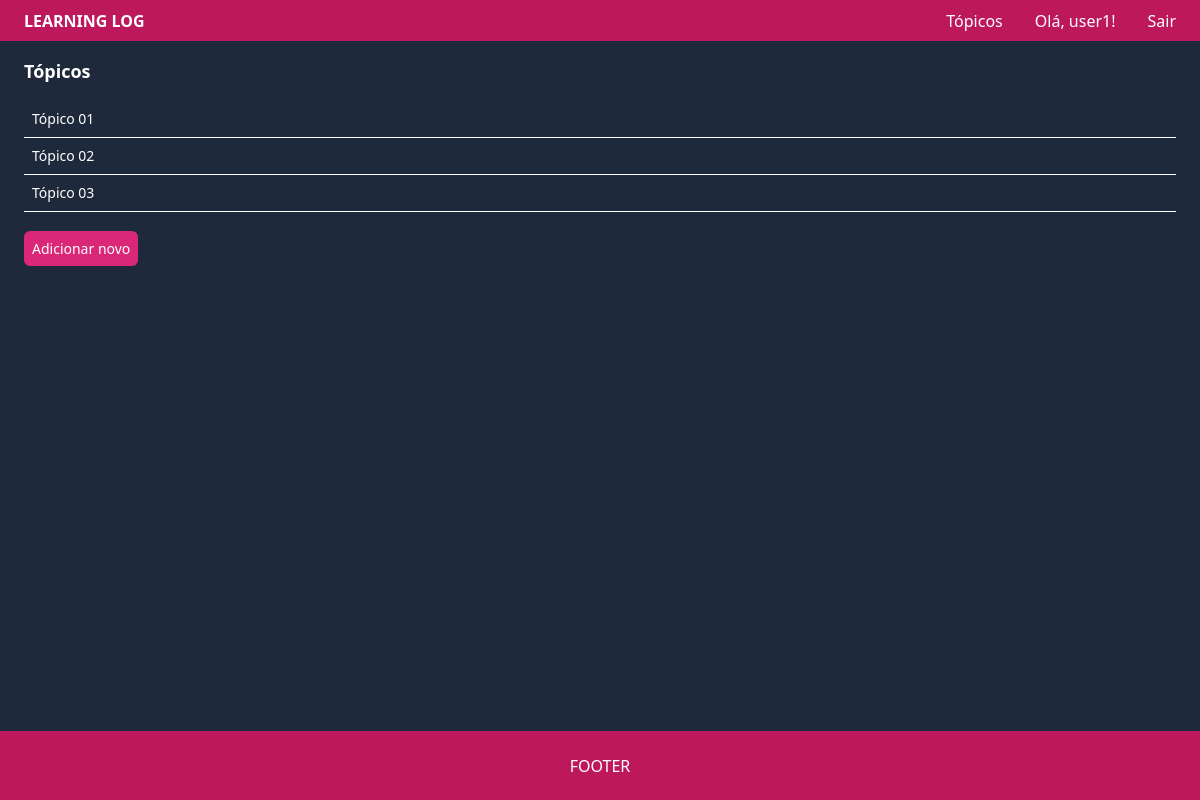
The page /topics (signed in) on the database as committed earlier.
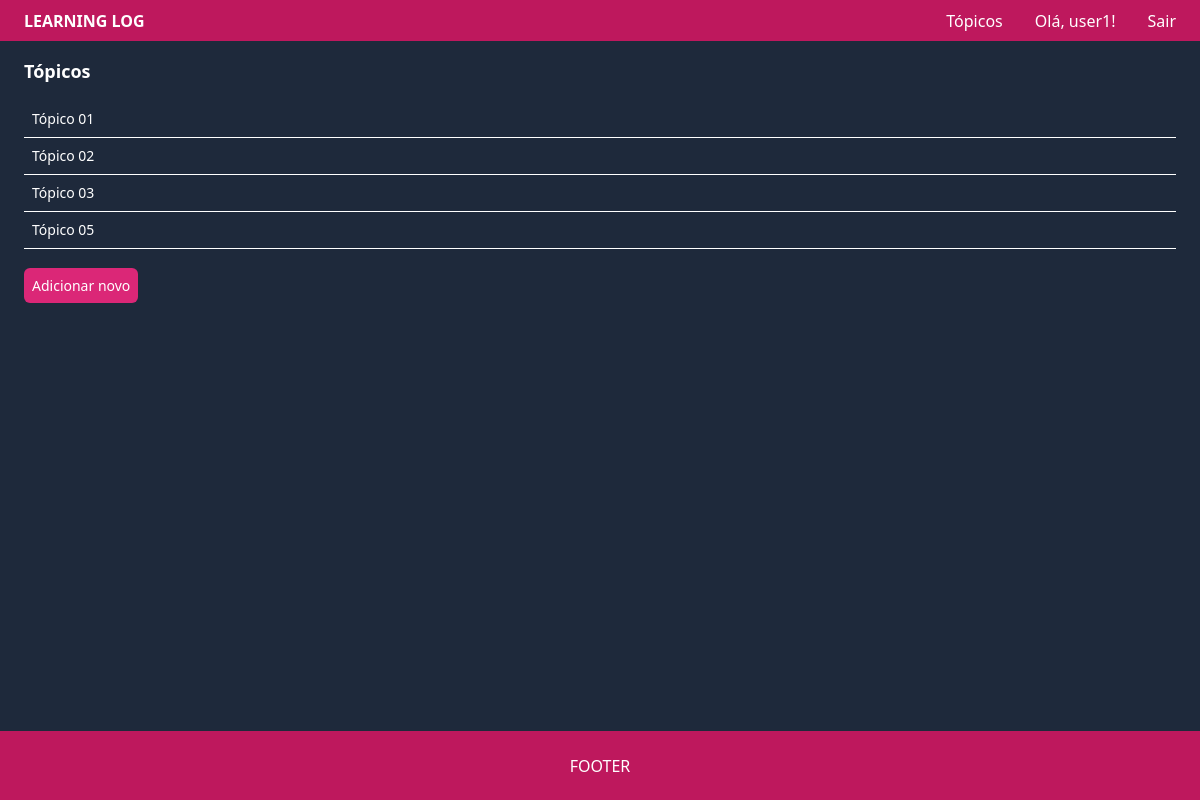
The same page on the database as committed later.
### learning_logs/models.py (models this page shows, shortened)
class Topic(models.Model):
	text = models.CharField(max_length=200)
	date_added = models.DateTimeField(auto_now_add=True)
	owner = models.ForeignKey(User, on_delete=models.CASCADE)

### learning_logs/views.py (the view)
# urls.py: path('topics', views.topics, name='topics'),
@login_required
def topics(request):
	topics = Topic.objects.filter(owner=request.user).order_by('date_added')
	context = {'topics': topics}
	return render(request, 'learning_logs/topics.html', context)

### learning_logs/templates/learning_logs/topics.html
{% extends "learning_logs/base.html" %}
{% block content %}
	<h2 class="text-lg font-semibold mb-4">Tópicos</h2>
	<ul class="mb-6">
		{% for topic in topics %}
			<li class="hover:opacity-80 border-b border-b-white flex">
				<a href="{% url 'topic' topic.id %}" class="text-sm p-2 w-full h-full">
					{{topic.text}}
				</a>
			</li>
		{% empty %}
			<li class="italic ml-8 text-sm">Não há itens na lista.</li>
		{% endfor %}
	</ul>
	<a href="{% url 'new_topic' %}" class="bg-pink-600 p-2 rounded-md hover:opacity-80 text-sm">Adicionar novo</a>
{% endblock content %}

Rows that differ between the two databases and show on the page:
added Topic: text "Tópico 05"
